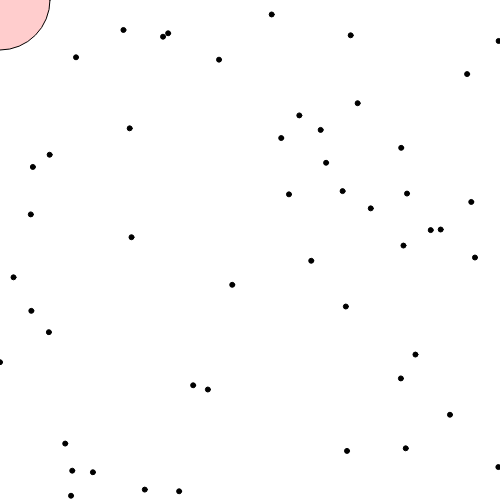
Frame 1 (no input)
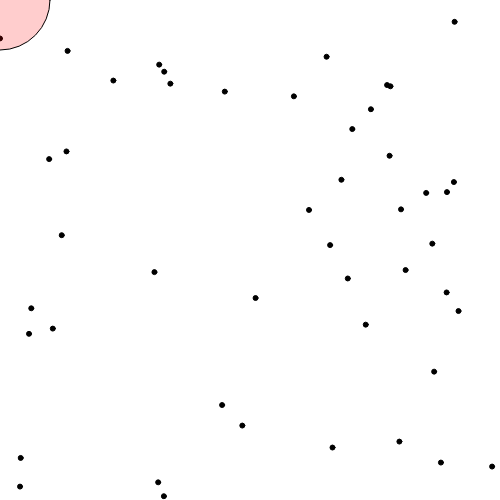
Frame 60 (no input)
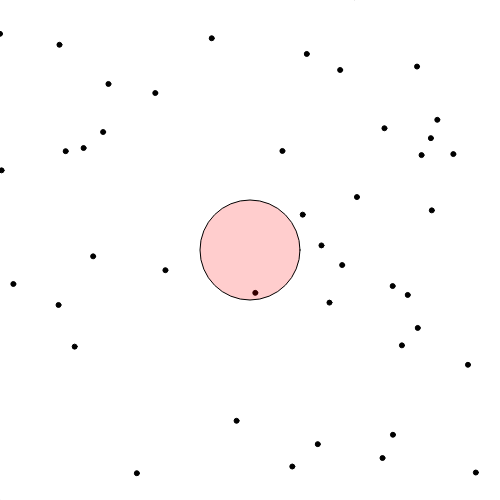
Frame 120 (the mouse pressed at the canvas centre since frame 60)

The p5.js sketch that drew these frames (run headless with seeded random() and noise() and a simulated clock; from frame 60 on, the mouse is pressed at the canvas centre):

// p5.js sketch
// ── sketch.js



let enemies = []


function setup(){

  createCanvas(500,500)

  for (var i = 0; i < 50; i++){

    enemies.push(createEnemy())

  }

  fill(0)

}


function draw(){

  background(255)
  fill(0)

  for (var i =0; i < enemies.length; i++){

    let enemy = enemies[i]

    enemy.x += enemy.vx
    enemy.y += enemy.vy 

    if (enemy.x > width) enemy.x = 0 
    if (enemy.x < 0) enemy.x = width 
    if (enemy.y > height) enemy.x = 0 
    if (enemy.x < 0) enemy.x = height

    if (dist(mouseX,mouseY,enemy.x,enemy.y) < 100 ){

      enemy.vx = (mouseX - enemy.x)/width 
      enemy.vy = (mouseY - enemy.y)/height
  

    }


    ellipse(enemy.x,enemy.y,5,5)



  }

  drawMouse()



}

function drawMouse(){

  fill(255,0,0,50)
  ellipse(mouseX,mouseY,100,100)

}

function createEnemy(){

  // do tutorial 'object' we can use this to make swarms 
  let enemy = {}
  enemy.x =  random(width)
  enemy.y =  random(height)
  enemy.vx = random(-1,1)
  enemy.vy = random(-1,1)


  return enemy 

}
